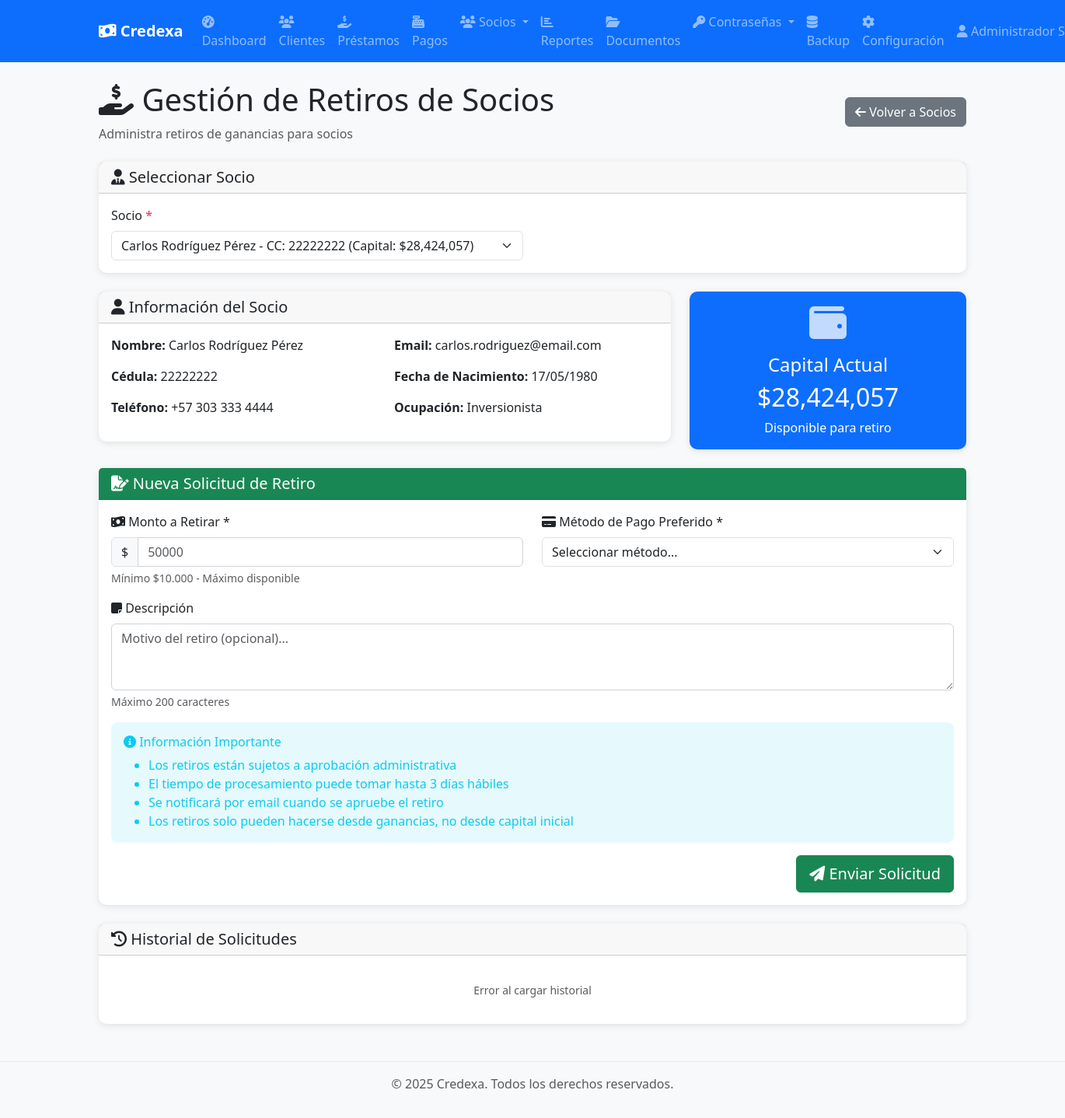
The page /socios/retiro (signed in) on the database its author committed.
### app/models/user.py (models this page shows, shortened)
class Usuario(Base):
    __tablename__ = "usuarios"
    id = Column(Integer, primary_key=True, index=True)
    nombre_completo = Column(String, nullable=False)
    username = Column(String, unique=True, index=True, nullable=False)
    email = Column(String, unique=True, index=True, nullable=False)
    hashed_password = Column(String, nullable=False)
    rol_id = Column(Integer, ForeignKey("roles.id"), nullable=False)
    activo = Column(Boolean, default=True, nullable=False)
    ultimo_login = Column(DateTime(timezone=True), nullable=True)
    creado_en = Column(DateTime(timezone=True), server_default=func.now())
    actualizado_en = Column(DateTime(timezone=True), onupdate=func.now())
    rol = relationship("Rol", back_populates="usuarios")
    pagos_socio = relationship("PagoSocio", back_populates="usuario", cascade="all, delete-orphan")
    documentos_subidos = relationship("Documento", back_populates="usuario_subio")
    carpetas_creadas = relationship("Carpeta", back_populates="usuario_creador")
    solicitudes_password = relationship("SolicitudPassword", back_populates="usuario", cascade="all, delete-orphan", foreign_keys="SolicitudPassword.usuario_id")
    solicitudes_respondidas = relationship("SolicitudPassword", back_populates="administrador", foreign_keys="SolicitudPassword.respondido_por")

### app/models/socio.py (models this page shows, shortened)
class Socio(Base):
    __tablename__ = "socios"
    id = Column(Integer, primary_key=True, index=True)
    nombre_completo = Column(String, nullable=False, index=True)
    cedula = Column(String, unique=True, nullable=False, index=True)
    telefono = Column(String, nullable=True)
    email = Column(String, nullable=True)
    direccion = Column(Text, nullable=True)
    fecha_nacimiento = Column(DateTime, nullable=True)
    ocupacion = Column(String, nullable=True)
    ingresos_mensuales = Column(Integer, nullable=True)  # En pesos colombianos
    referencias_personales = Column(Text, nullable=True)  # JSON o texto con referencias
    activo = Column(Integer, default=1, nullable=False)  # 1=activo, 0=inactivo
    notas = Column(Text, nullable=True)
    capital_inicial = Column(Numeric(15, 2), default=0, nullable=False)  # Capital inicial aportado
    capital_actual = Column(Numeric(15, 2), default=0, nullable=False)  # Capital actual disponible
    porcentaje_participacion = Column(Numeric(5, 2), default=0, nullable=False)  # % de participación en ganancias
    creado_en = Column(DateTime(timezone=True), server_default=func.now())
    actualizado_en = Column(DateTime(timezone=True), onupdate=func.now())
    prestamos = relationship("Prestamo", back_populates="socio", cascade="all, delete-orphan")
    pagos_socio = relationship("PagoSocio", back_populates="socio", cascade="all, delete-orphan")

### main.py (the view)
@app.get("/socios/retiro", response_class=HTMLResponse)
async def socios_retiro(
    request: Request,
    db: Session = Depends(get_db),
    current_user: Usuario = Depends(get_current_admin_user)
):
    from app.models.socio import Socio
    socios = db.query(Socio).filter(Socio.activo == True).order_by(Socio.nombre_completo).all()
    if not socios:
        raise HTTPException(
            status_code=status.HTTP_404_NOT_FOUND,
            detail="No hay socios registrados"
        )
    return templates.TemplateResponse("socios/retiro.html", {
        "request": request,
        "title": "Gestión de Retiros de Socios",
        "user": current_user,
        "socios": socios,
        "socio": socios[0] if socios else None  # Socio por defecto para compatibilidad
    })

### app/templates/socios/retiro.html (shortened to what this page needs)
{% extends "base.html" %}
{% block content %}
<div class="row">
    <div class="col-12">
        <div class="d-flex justify-content-between align-items-center mb-4">
            <div>
                <h1>
                    <i class="fas fa-hand-holding-usd"></i>
                    Gestión de Retiros de Socios
                </h1>
                <p class="text-muted mb-0">Administra retiros de ganancias para socios</p>
            </div>
            <a href="/socios" class="btn btn-secondary">
                <i class="fas fa-arrow-left"></i>
                Volver a Socios
            </a>
        </div>
    </div>
</div>
<div class="row mb-4">
    <div class="col-12">
        <div class="card">
            <div class="card-header">
                <h5 class="mb-0">
                    <i class="fas fa-user-tie"></i>
                    Seleccionar Socio
                </h5>
            </div>
            <div class="card-body">
                <div class="row">
                    <div class="col-md-6">
                        <label for="socio-selector" class="form-label">
                            Socio <span class="text-danger">*</span>
                        </label>
                        <select class="form-select" id="socio-selector" onchange="cambiarSocio()">
                            {% for socio_item in socios %}
                            <option value="{{ socio_item.id }}" {{ 'selected' if socio_item.id == socio.id else '' }}>
                                {{ socio_item.nombre_completo }} - CC: {{ socio_item.cedula }}
                            </option>
                            {% endfor %}
                        </select>
                    </div>
                </div>
            </div>
        </div>
    </div>
</div>
<div class="row mb-4">
    <div class="col-md-8">
        <div class="card">
            <div class="card-header">
                <h5 class="mb-0">
                    <i class="fas fa-user"></i>
                    Información del Socio
                </h5>
            </div>
            <div class="card-body">
                <div class="row">
                    <div class="col-md-6">
                        <p><strong>Nombre:</strong> <span id="socio-nombre">{{ socio.nombre_completo }}</span></p>
                        <p><strong>Cédula:</strong> <span id="socio-cedula">{{ socio.cedula }}</span></p>
                        <p><strong>Teléfono:</strong> <span id="socio-telefono">{{ socio.telefono or 'No registrado' }}</span></p>
                    </div>
                    <div class="col-md-6">
                        <p><strong>Email:</strong> <span id="socio-email">{{ socio.email or 'No registrado' }}</span></p>
                        <p><strong>Fecha de Nacimiento:</strong> <span id="socio-fecha">{{ socio.fecha_nacimiento | fecha_colombia_corta if socio.fecha_nacimiento else 'No registrada' }}</span></p>
                        <p><strong>Ocupación:</strong> <span id="socio-ocupacion">{{ socio.ocupacion or 'No registrada' }}</span></p>
                    </div>
                </div>
            </div>
        </div>
    </div>
    <div class="col-md-4">
        <div class="card bg-primary text-white">
            <div class="card-body text-center">
                <i class="fas fa-wallet fa-3x mb-3 opacity-75"></i>
                <h4>Capital Actual</h4>
                <h2 id="capital-actual">${{ "{:,.0f}".format(socio.capital_actual) }}</h2>
                <p class="mb-0">Disponible para retiro</p>
            </div>
        </div>
    </div>
</div>
<div class="row">
    <div class="col-12">
        <div class="card">
            <div class="card-header bg-success text-white">
                <h5 class="mb-0">
                    <i class="fas fa-file-signature"></i>
                    Nueva Solicitud de Retiro
                </h5>
            </div>
            <div class="card-body">
                <form id="retiro-form">
                    <div class="row">
                        <div class="col-md-6 mb-3">
                            <label for="monto_retiro" class="form-label">
                                <i class="fas fa-money-bill-wave"></i> Monto a Retirar *
                            </label>
                            <div class="input-group">
                                <span class="input-group-text">$</span>
                                <input
                                    type="number"
                                    class="form-control"
                                    id="monto_retiro"
                                    name="monto"
                                    required
                                    min="10000"
                                    step="1000"
                                    placeholder="50000"
                                >
                            </div>
                            <div class="form-text">Mínimo $10.000 - Máximo disponible</div>
                        </div>
                        <div class="col-md-6 mb-3">
                            <label for="metodo_pago" class="form-label">
                                <i class="fas fa-credit-card"></i> Método de Pago Preferido *
                            </label>
                            <select class="form-select" id="metodo_pago" name="metodo_pago" required>
                                <option value="">Seleccionar método...</option>
                            </select>
                        </div>
                    </div>
                    <div class="mb-3">
                        <label for="descripcion" class="form-label">
                            <i class="fas fa-sticky-note"></i> Descripción
                        </label>
                        <textarea
                            class="form-control"
                            id="descripcion"
                            name="descripcion"
                            rows="3"
                            maxlength="200"
                            placeholder="Motivo del retiro (opcional)..."
                        ></textarea>
                        <div class="form-text">Máximo 200 caracteres</div>
                    </div>
                    <div class="alert alert-info">
                        <h6><i class="fas fa-info-circle"></i> Información Importante</h6>
                        <ul class="mb-0">
                            <li>Los retiros están sujetos a aprobación administrativa</li>
                            <li>El tiempo de procesamiento puede tomar hasta 3 días hábiles</li>
                            <li>Se notificará por email cuando se apruebe el retiro</li>
                            <li>Los retiros solo pueden hacerse desde ganancias, no desde capital inicial</li>
                        </ul>
                    </div>
                    <div class="d-flex justify-content-between align-items-center">
                        <button type="submit" class="btn btn-success btn-lg" id="submit-btn">
                            <i class="fas fa-paper-plane"></i>
                            Enviar Solicitud
                        </button>
                    </div>
                </form>
            </div>
        </div>
    </div>
</div>
<div class="row mt-4">
    <div class="col-12">
        <div class="card">
            <div class="card-header">
                <h5 class="mb-0">
                    <i class="fas fa-history"></i>
                    Historial de Solicitudes
                </h5>
            </div>
            <div class="card-body">
                <div id="historial-solicitudes">
                </div>
            </div>
        </div>
    </div>
</div>
{% endblock %}

### app/templates/base.html (shortened to what this page needs)
<!DOCTYPE html>
<html lang="es">
<head>
    <link href="https://cdn.jsdelivr.net/npm/bootstrap@5.3.0/dist/css/bootstrap.min.css" rel="stylesheet">
    <link rel="stylesheet" href="https://cdnjs.cloudflare.com/ajax/libs/font-awesome/6.4.0/css/all.min.css">
    <link href="/static/css/style.css" rel="stylesheet">
</head>
<body>
    <nav class="navbar navbar-expand-lg navbar-dark bg-primary">
        <div class="container">
            <a class="navbar-brand" href="/">
                <i class="fas fa-money-bill-wave"></i>
                Credexa
            </a>
            {% if user %}
            <div class="collapse navbar-collapse" id="navbarNav">
                <ul class="navbar-nav me-auto">
                    <li class="nav-item">
                        <a class="nav-link" href="/dashboard">
                            <i class="fas fa-tachometer-alt"></i> Dashboard
                        </a>
                    </li>
                    <li class="nav-item">
                        <a class="nav-link" href="/clientes">
                            <i class="fas fa-users"></i> Clientes
                        </a>
                    </li>
                    <li class="nav-item">
                        <a class="nav-link" href="/prestamos">
                            <i class="fas fa-hand-holding-usd"></i> Préstamos
                        </a>
                    </li>
                    <li class="nav-item">
                        <a class="nav-link" href="/pagos">
                            <i class="fas fa-cash-register"></i> Pagos
                        </a>
                    </li>
                    <li class="nav-item dropdown">
                        <a class="nav-link dropdown-toggle" href="#" id="sociosDropdown" role="button" data-bs-toggle="dropdown">
                            <i class="fas fa-users"></i> Socios
                        </a>
                    </li>
                    <li class="nav-item">
                        <a class="nav-link" href="/reportes">
                            <i class="fas fa-chart-bar"></i> Reportes
                        </a>
                    </li>
                    <li class="nav-item">
                        <a class="nav-link" href="/documentos">
                            <i class="fas fa-folder-open"></i> Documentos
                        </a>
                    </li>
                    <li class="nav-item dropdown">
                        <a class="nav-link dropdown-toggle" href="#" id="passwordDropdown" role="button" data-bs-toggle="dropdown">
                            <i class="fas fa-key"></i> Contraseñas
                        </a>
                    </li>
                    {% if user.is_admin %}
                    <li class="nav-item">
                        <a class="nav-link" href="/backup">
                            <i class="fas fa-database"></i> Backup
                        </a>
                    </li>
                    <li class="nav-item">
                        <a class="nav-link" href="/configuracion">
                            <i class="fas fa-cog"></i> Configuración
                        </a>
                    </li>
                    {% endif %}
                </ul>
                <ul class="navbar-nav">
                    <li class="nav-item dropdown">
                        <a class="nav-link dropdown-toggle" href="#" id="userDropdown" role="button" data-bs-toggle="dropdown">
                            <i class="fas fa-user"></i> {{ user.nombre_completo }}
                        </a>
                    </li>
                </ul>
            </div>
            {% endif %}
        </div>
    </nav>
    <main class="{% block main_class %}container mt-4{% endblock %}">
        {% block content %}{% endblock %}
    </main>
    <footer class="bg-light text-center text-muted py-3 mt-5">
        <div class="container">
            <p>&copy; 2025 Credexa. Todos los derechos reservados.</p>
        </div>
    </footer>
</body>
</html>

### app/static/css/style.css (style rules this page uses)
:root { --primary-color: #0d6efd; --success-color: #198754; --warning-color: #ffc107; --danger-color: #dc3545; --info-color: #0dcaf0; --light-bg: #f8f9fa; --dark-text: #212529; }
body { font-family: 'Segoe UI', Tahoma, Geneva, Verdana, sans-serif; background-color: #f8f9fa; }
.navbar-brand { font-weight: bold; }
.card { border: none; border-radius: 10px; box-shadow: 0 2px 10px rgba(0, 0, 0, 0.1); transition: transform 0.2s ease-in-out, box-shadow 0.2s ease-in-out; }
.btn { border-radius: 6px; font-weight: 500; transition: all 0.2s ease-in-out; }
.form-control { border-radius: 6px; border: 1px solid #ced4da; transition: border-color 0.2s ease-in-out, box-shadow 0.2s ease-in-out; }
.form-label { font-weight: 500; color: var(--dark-text); margin-bottom: 0.5rem; }
.alert { border-radius: 8px; border: none; }
.alert-info { background-color: rgba(13, 202, 240, 0.1); color: var(--info-color); }
.nav-link { font-weight: 500; transition: color 0.2s ease; }
footer { margin-top: auto; border-top: 1px solid #e9ecef; }

### rows shown on the page
Usuario: nombre_completo "Administrador…"
Socio: nombre_completo "Carlos Rodríguez Pérez", cedula "22222222", telefono "+57 303 333 4444", email "carlos.rodriguez@email.com", fecha_nacimiento|fecha_colombia_corta "17/05/1980", ocupacion "Inversionista", capital_actual "28,424,057"

### other values the page prints
form field value "Carlos Rodríguez Pérez - CC: 22222222 (Capital: $28,424,057)"
